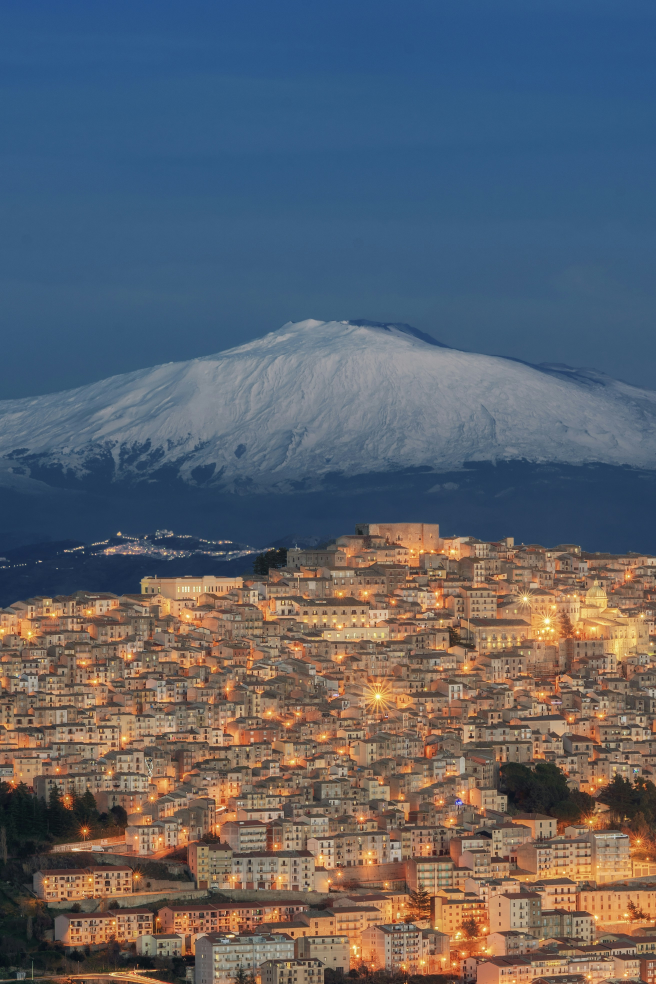
#> input picture Test_Images/im_ciudad.jpg, 2624 x 3936 px, given in place of P2_IMG_2423.tif, which was not available (shown at 1/4 size)
$ python P2.py
#> lines starting #> are read from the running program, lines starting #| are printed output that depends on the picture; pictures that were not available may be replaced by others from this repository, and a replacement may not be noted
import numpy as np
import matplotlib.pyplot as plt
from skimage import io, color
from skimage import exposure  # Para las imágenes comparativas


def convertir_a_gray(dir_file: str):
#> called with dir_file = 'Test_Images/P2_IMG_2423.tif'
    imagen = io.imread(dir_file)
#> imagen is the input picture: shape (3936, 2624, 3); mean R, G, B 93.9, 97.9, 106.5
    if len(imagen.shape) == 2:
        return imagen
    elif len(imagen.shape) == 3:
        return (color.rgb2gray(imagen) * 255).astype(np.uint8)
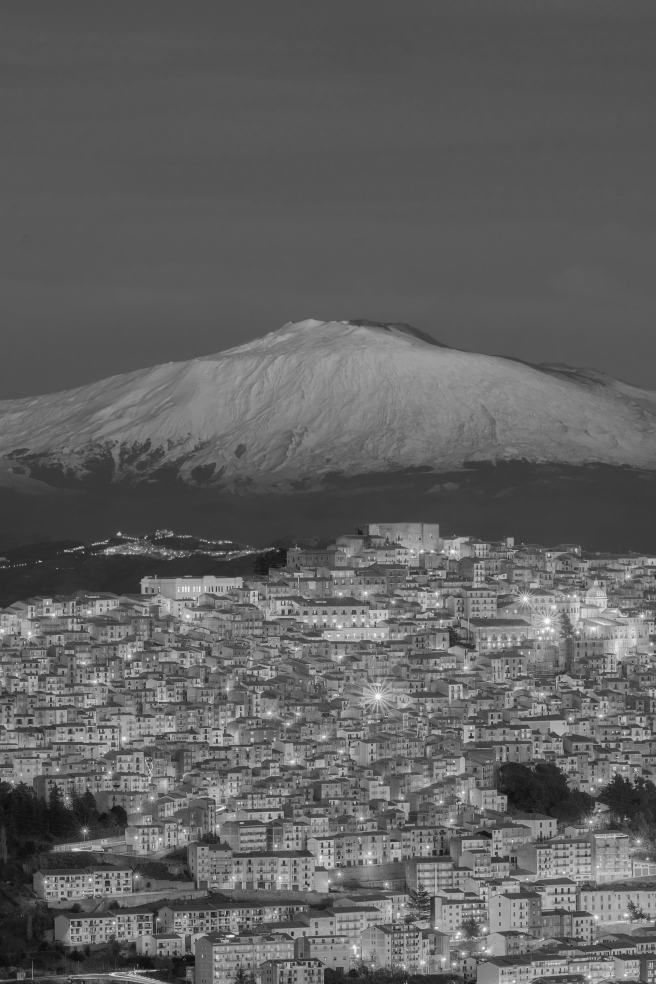
#> returned value: shape (3936, 2624) (shown at 1/4 size); min 11, max 254, mean 97.1
    elif len(imagen.shape) == 4:
        return (color.rgba2gray(imagen) * 255).astype(np.uint8)
    else:
        raise ValueError("La imagen no está en formato GrayScale, RGB, o RGBA")


def calcular_salto(tamaño_region: int, overlap_deseado: float):
    if overlap_deseado >= 1 or overlap_deseado < 0:
        raise ValueError(
            "Se espera que el overlap deseado sea un valor entre 0 y 1")
    overlap_pixeles = tamaño_region * overlap_deseado
#> overlap_pixeles = 102.4
    salto = int(tamaño_region - overlap_pixeles)
#> salto = 25
    if salto == 0:
        salto = 1
    return salto


def extraer_segmentos(imagen, tamaño_region: int, overlap_deseado: float):
    salto = calcular_salto(tamaño_region, overlap_deseado)
    y_max, x_max = imagen.shape
    for y in range(0, y_max, salto):
        for x in range(0, x_max, salto):
            b_sup = y
            b_inf = min(y + tamaño_region, y_max)
            b_izq = x
            b_der = min(x + tamaño_region, x_max)
            segmento = imagen[b_sup:b_inf, b_izq:b_der]
            yield segmento, (b_sup, b_inf, b_izq, b_der), (x, y)


def obtener_transformacion(segmento, factor_limite: float, num_bins=256):
    histograma, bordes = np.histogram(segmento, bins=num_bins, range=(0, 256))
    if factor_limite is not None:
        alto, ancho = segmento.shape
        promedio = (alto * ancho) / num_bins
        limite_real = int(promedio * factor_limite)
        histograma_cortado = np.clip(histograma, 0, limite_real)
    else:
        histograma_cortado = histograma
    diferencia = histograma - histograma_cortado
    exceso = np.sum(diferencia)
    histograma_redistribuido = histograma_cortado + (exceso / num_bins)
    cdf = np.cumsum(histograma_redistribuido)
    if cdf.max() > 0:
        cdf_normalizada = np.round(cdf * 255 / cdf.max()).astype(np.uint8)
    else:
        cdf_normalizada = np.zeros_like(cdf, dtype=np.uint8)
    return cdf_normalizada


def calcular_peso_ponderado(alto, ancho):
    techo_y = np.minimum(np.arange(alto), (alto - 1) - np.arange(alto)) + 1
    techo_x = np.minimum(np.arange(ancho), (ancho - 1) - np.arange(ancho)) + 1
    mascara_pesos = np.outer(techo_y, techo_x)
    return mascara_pesos


def mostrar_comparacion(imagen_inicial, imagen_final, tamaño_region):
    # Imagen global es la que se obtiene con la ecualización hecha por skimage
    imagen_eq_global = (exposure.equalize_hist(
        imagen_inicial) * 255).astype(np.uint8)
    imagen_clahe = (exposure.equalize_adapthist(
        imagen_inicial,
        kernel_size=(tamaño_region, tamaño_region),
        clip_limit=0.3
    ) * 255).astype(np.uint8)

    fig, (ax1, ax2, ax3, ax4) = plt.subplots(1, 4, figsize=(15, 5))
    ax1.imshow(imagen_inicial, cmap='gray')
    ax1.set_title("Imagen Original")
    ax1.axis('off')
    ax2.imshow(imagen_final, cmap='gray')
    ax2.set_title("Resultado")
    ax2.axis('off')
    ax3.imshow(imagen_eq_global, cmap='gray')
    ax3.set_title("Ecualización global por Skimage")
    ax3.axis('off')
    ax4.imshow(imagen_clahe, cmap='gray')
    ax4.set_title("Ecualización CLAHE por Skimage")
    ax4.axis("off")
    plt.tight_layout()
    plt.show()
    return imagen_eq_global, imagen_final


def ecualizacion_local(file, tamaño_region, overlap_deseado, factor_limite=None):
    imagen_gray = convertir_a_gray(file)
    lienzo_pesos = np.zeros(imagen_gray.shape)
    lienzo_segmentos = np.zeros(imagen_gray.shape)
    if factor_limite == 0 or factor_limite == 0.0:
        factor_limite = None
    for segmento, (b_sup, b_inf, b_izq, b_der), (x, y) in extraer_segmentos(
            imagen_gray, tamaño_region, overlap_deseado):
        alto, ancho = segmento.shape
        mascara_peso_ponderado = calcular_peso_ponderado(alto, ancho)
        cdf_normalizada = obtener_transformacion(
            segmento, factor_limite)
        segmento_ecualizado = cdf_normalizada[segmento]
        segmento_ponderado = mascara_peso_ponderado * segmento_ecualizado
        lienzo_segmentos[b_sup:b_inf, b_izq:b_der] += segmento_ponderado
        lienzo_pesos[b_sup:b_inf, b_izq:b_der] += mascara_peso_ponderado
#> this loop made 16590 passes
#> (b_izq, b_der, x, exceso in obtener_transformacion) on passes 1 to 3: (0, 128, 0, 0), (25, 153, 25, 0), (50, 178, 50, 0)
#> pass 1, in calcular_peso_ponderado, `mascara_pesos = np.outer(techo_y, techo_x)`:
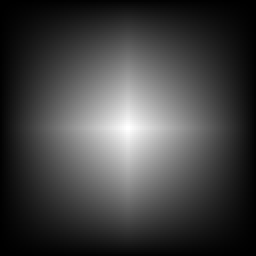
#> mascara_pesos: shape (128, 128) int64 (shown 2 times larger); min 1, max 4096, mean 1056.2; drawn with min black and max white
#> pass 1, in ecualizacion_local, `segmento_ponderado = mascara_peso_ponderado * segmento_ecualizado`:
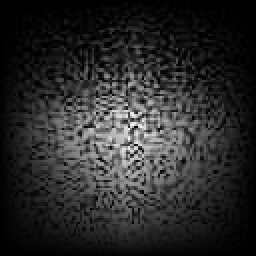
#> segmento_ponderado: shape (128, 128) int64 (shown 2 times larger); min 0, max 945252, mean 156591.3; drawn with min black and max white
#> after the loop:
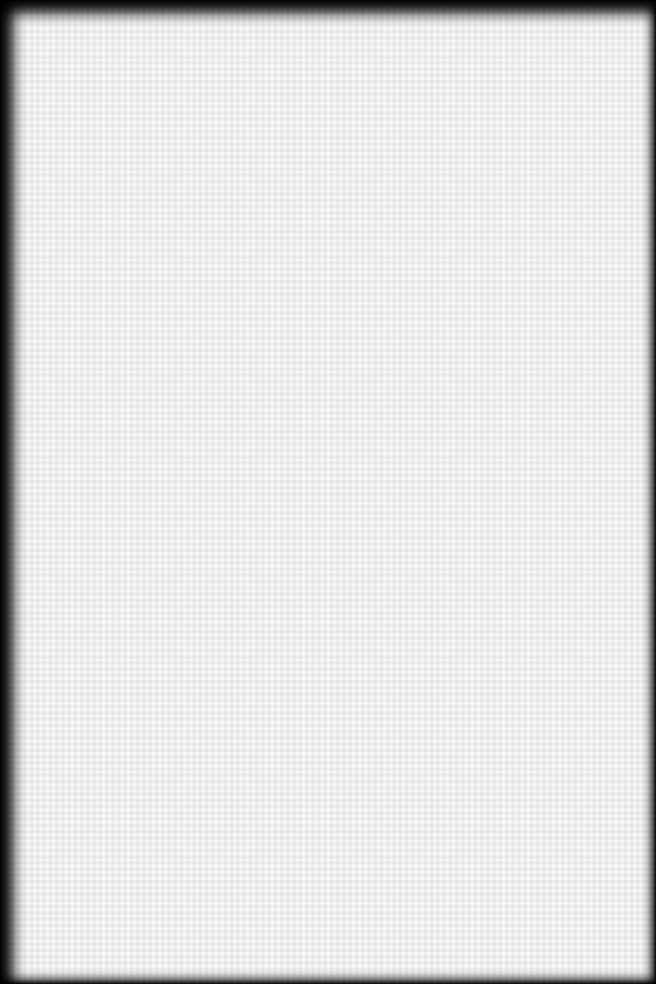
#> lienzo_pesos: shape (3936, 2624) float64 (shown at 1/4 size); min 1, max 29584, mean 26427.8; drawn with min black and max white
#> after the loop:
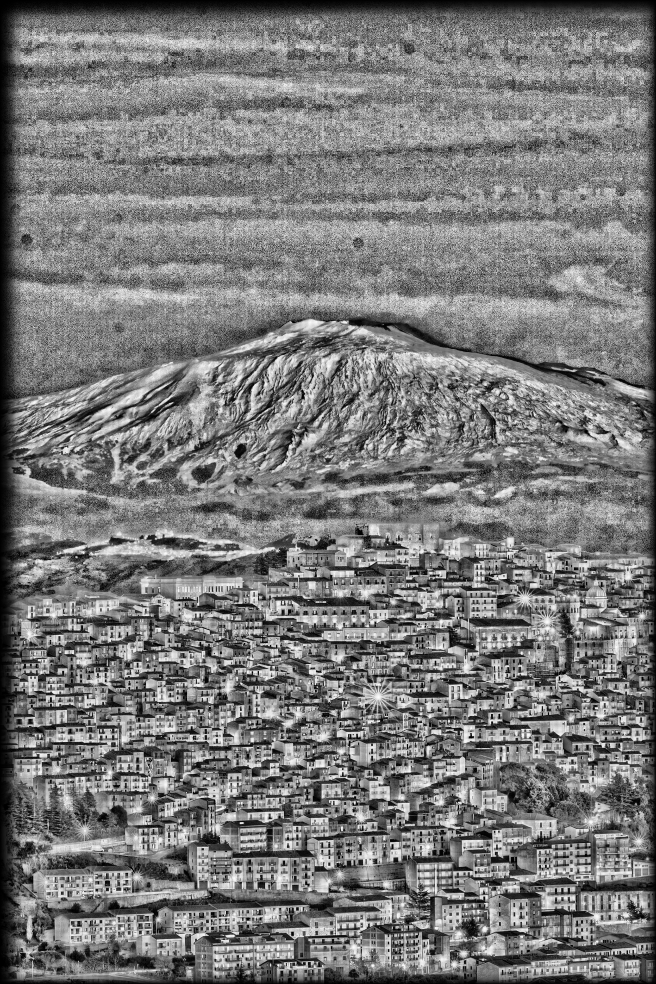
#> lienzo_segmentos: shape (3936, 2624) float64 (shown at 1/4 size); min 0, max 7543920, mean 3609320; drawn with min black and max white
    lienzo_pesos = np.maximum(lienzo_pesos, 1)
    imagen_final = np.round((lienzo_segmentos / lienzo_pesos)).astype(np.uint8)
    return mostrar_comparacion(imagen_gray, imagen_final, tamaño_region)
#> in mostrar_comparacion, `imagen_eq_global = (exposure.equalize_hist( imagen_inicial) * 255).ast..`:
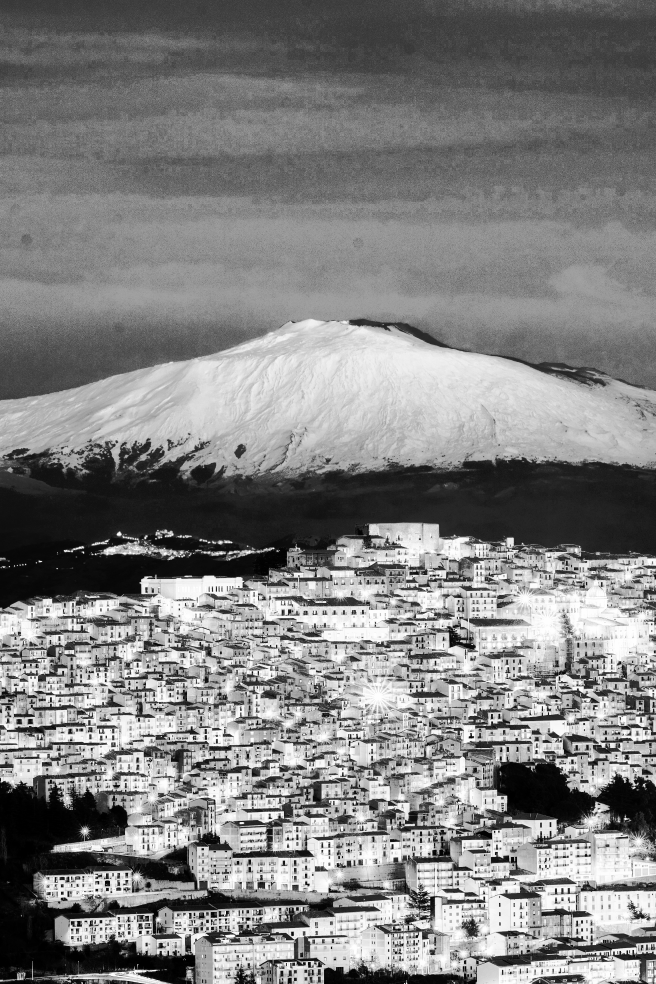
#> imagen_eq_global: shape (3936, 2624) (shown at 1/4 size); min 0, max 255, mean 129.1
#> in mostrar_comparacion, `imagen_clahe = (exposure.equalize_adapthist( imagen_inicial, kernel_si..`:
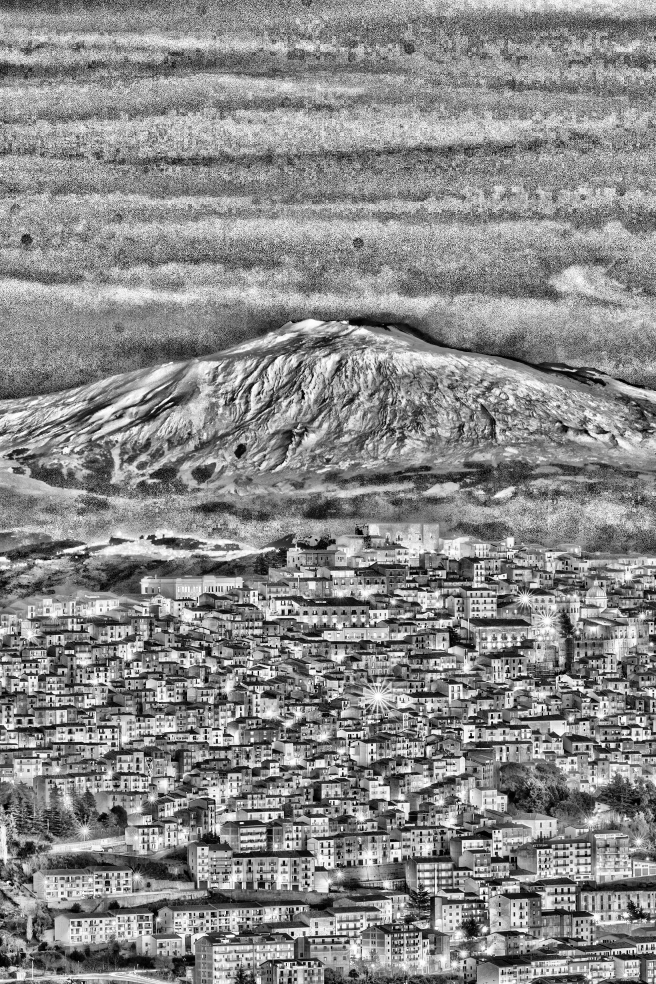
#> imagen_clahe: shape (3936, 2624) (shown at 1/4 size); min 0, max 255, mean 136.8


if __name__ == "__main__":
    ruta = "Test_Images/"
    nombre_imagen = "P2_IMG_2423.tif"
    file = ruta + nombre_imagen

    tamaño_segmento = 128
    overlap = 0.8
    factor_limite = 55
    ecualizacion_local(file, tamaño_segmento, overlap, factor_limite)

$ run again, on test_image.jpg
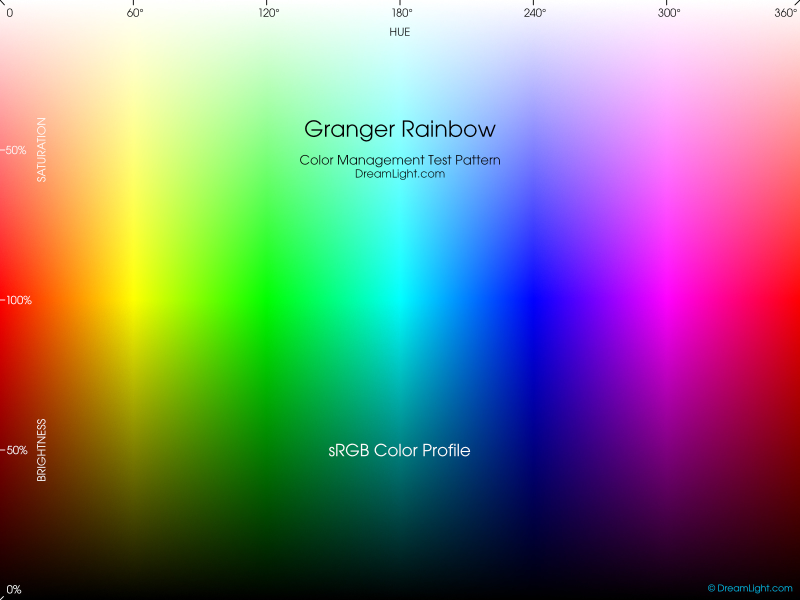
#> input picture test_image.jpg, 1600 x 1200 px, given in place of P2_IMG_2423.tif, which was not available (shown at 1/2 size)
#> in convertir_a_gray, imagen is the input picture: shape (1200, 1600, 3); mean R, G, B 127.1, 126.9, 127
#> overlap_pixeles = 102.4
#> salto = 25
#> the loop in ecualizacion_local, `for segmento, (b_sup, b_inf, b_izq, b_der), (x, y) in extraer_segmento..` made 3072 passes
#> (b_izq, b_der, x, promedio in obtener_transformacion, limite_real in obtener_transformacion) on passes 1 to 3: (0, 128, 0, 64, 3520), (25, 153, 25, 64, 3520), (50, 178, 50, 64, 3520)
#> pass 1, in ecualizacion_local, `segmento_ponderado = mascara_peso_ponderado * segmento_ecualizado`:
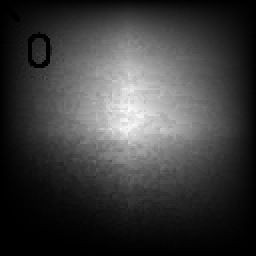
#> segmento_ponderado: shape (128, 128) int64 (shown 2 times larger); min 0, max 573440, mean 137625.3; drawn with min black and max white
#> in mostrar_comparacion, `imagen_clahe = (exposure.equalize_adapthist( imagen_inicial, kernel_si..`:
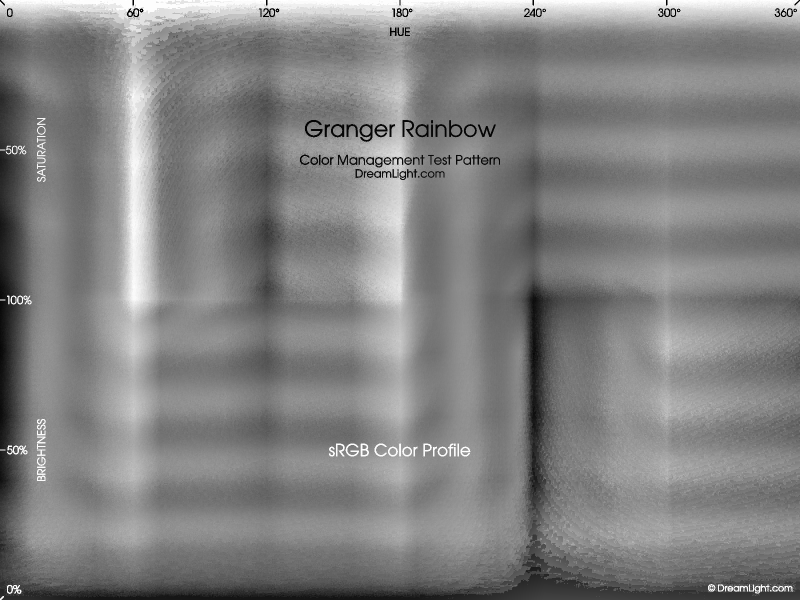
#> imagen_clahe: shape (1200, 1600) (shown at 1/2 size); min 0, max 255, mean 130

$ run again, on hola.png
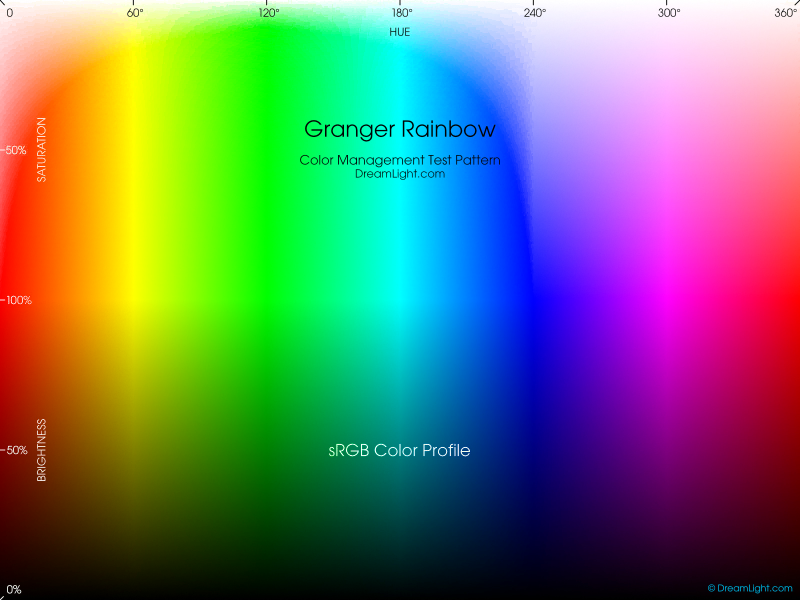
#> input picture hola.png, 1600 x 1200 px, given in place of P2_IMG_2423.tif, which was not available (shown at 1/2 size)
#> in convertir_a_gray, imagen is the input picture: shape (1200, 1600, 4); mean R, G, B, A 106.3, 121, 106, 255
#> overlap_pixeles = 102.4
#> salto = 25
#> the loop in ecualizacion_local, `for segmento, (b_sup, b_inf, b_izq, b_der), (x, y) in extraer_segmento..` made 3072 passes
#> (b_izq, b_der, x, promedio in obtener_transformacion, limite_real in obtener_transformacion) on passes 1 to 3: (0, 128, 0, 64, 3520), (25, 153, 25, 64, 3520), (50, 178, 50, 64, 3520)
#> pass 1, in ecualizacion_local, `segmento_ponderado = mascara_peso_ponderado * segmento_ecualizado`:
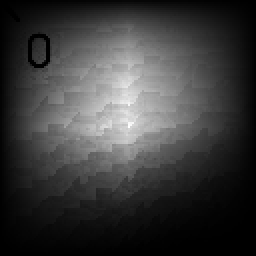
#> segmento_ponderado: shape (128, 128) int64 (shown 2 times larger); min 0, max 565248, mean 131907.3; drawn with min black and max white
#> in mostrar_comparacion, `imagen_clahe = (exposure.equalize_adapthist( imagen_inicial, kernel_si..`:
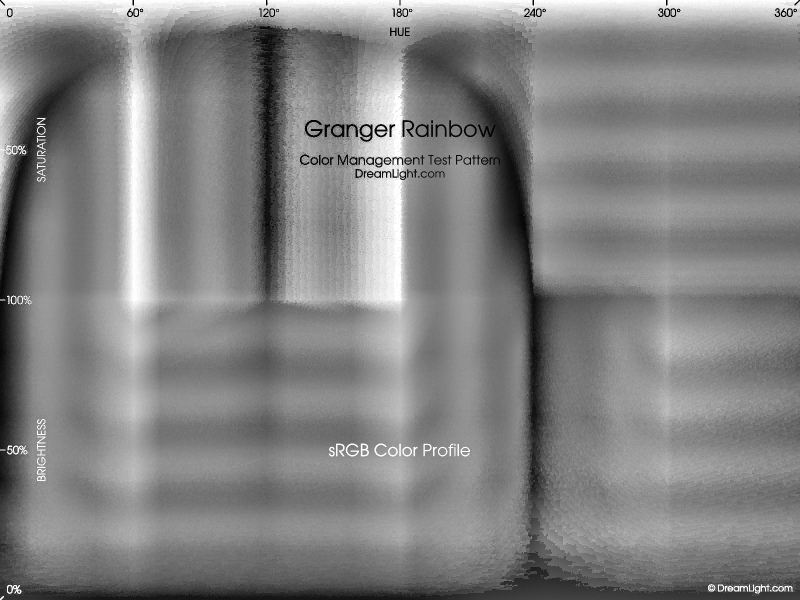
#> imagen_clahe: shape (1200, 1600) (shown at 1/2 size); min 0, max 255, mean 130.1
